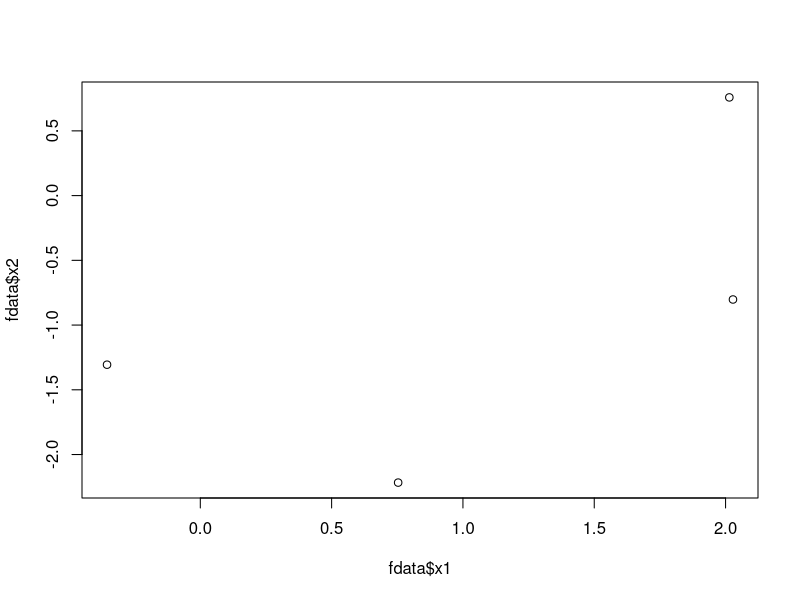
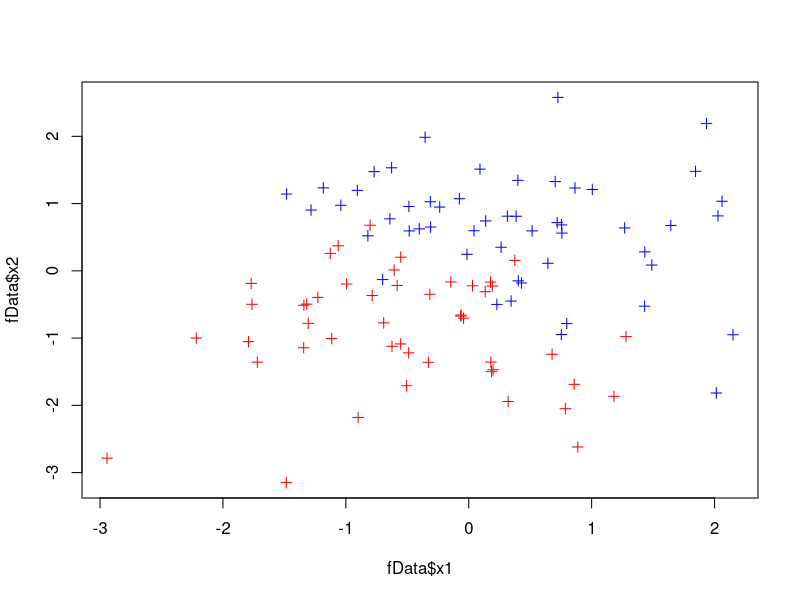
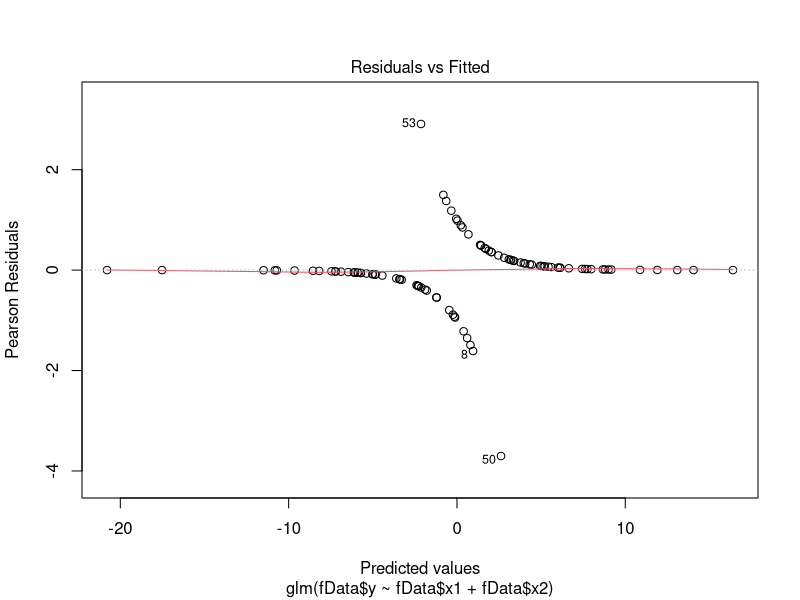
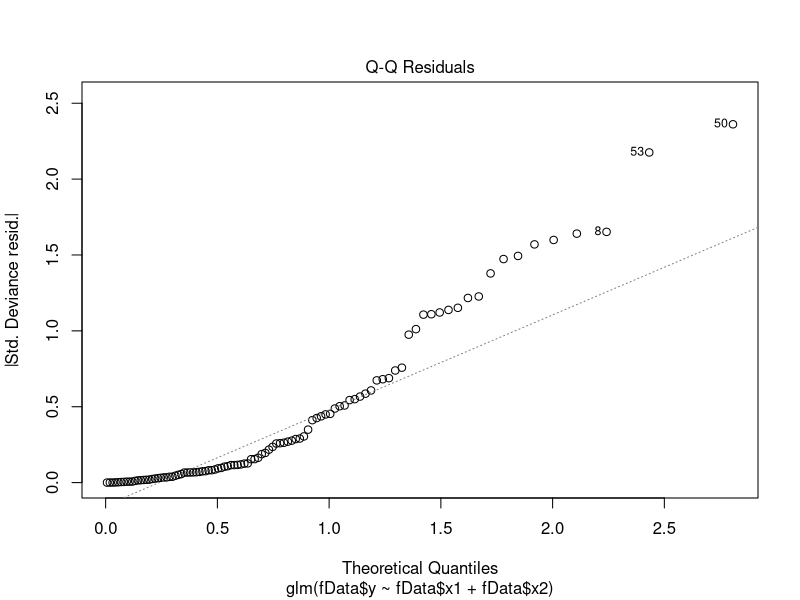
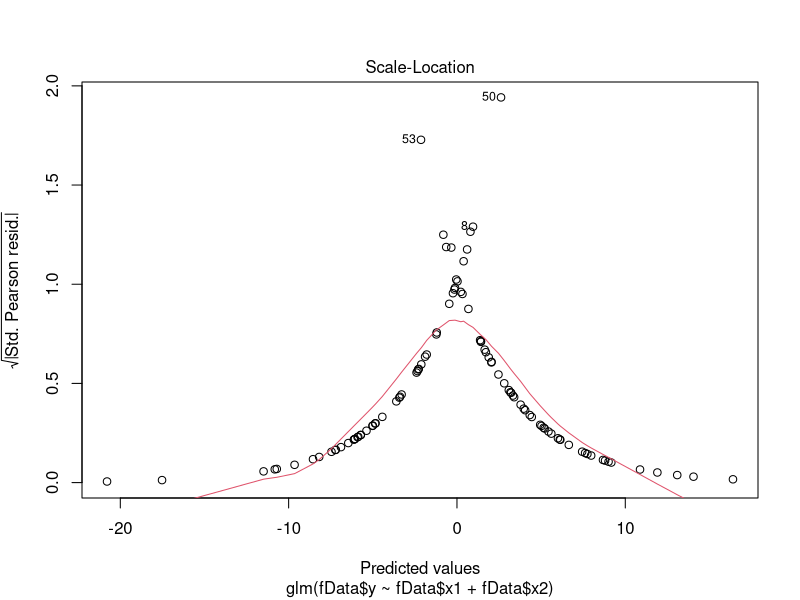
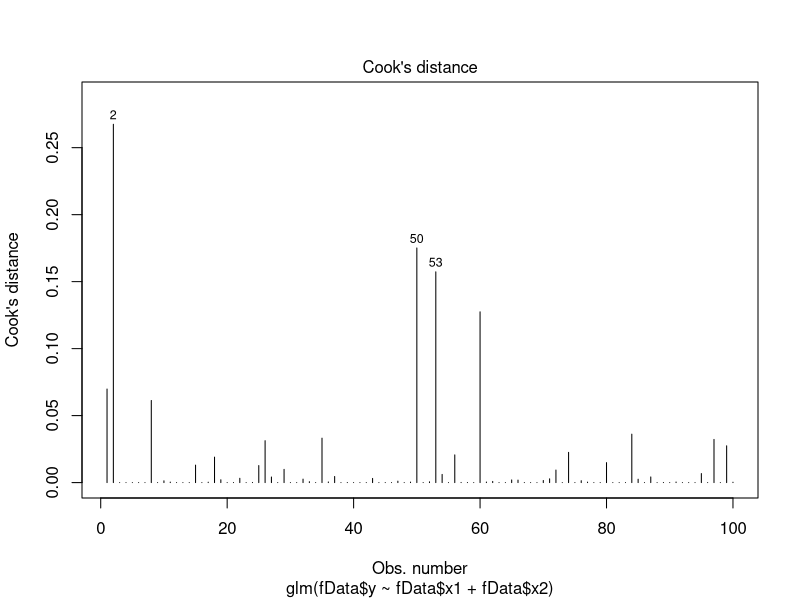
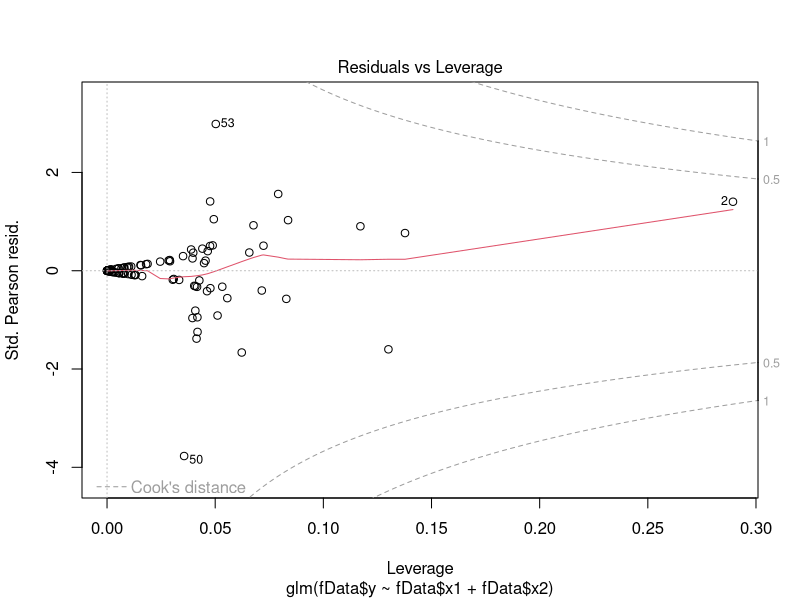
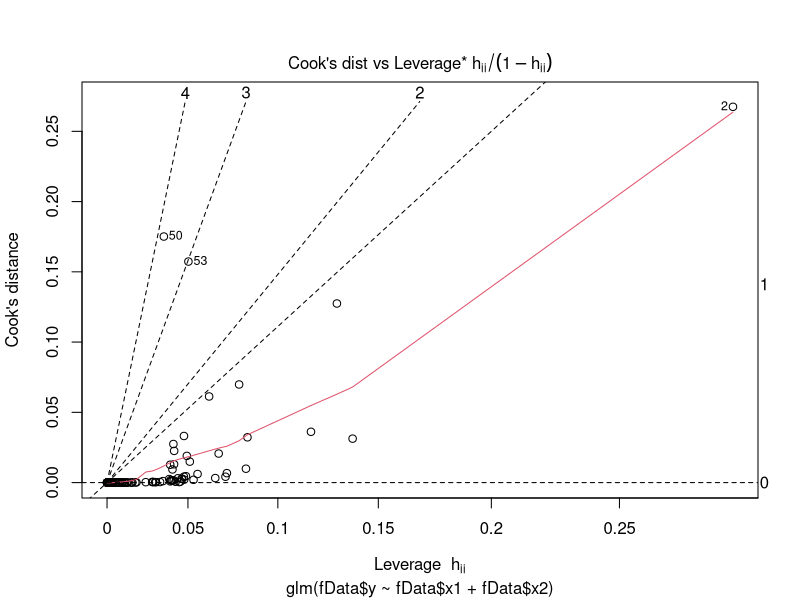

Here is the R script that generated these plots, in order:
#!env python

library(numDeriv)

fakeData <- function (n=1000) {
    set.seed(666)
    x0 = rep(1,n)
    x1 = rnorm(n)
    x2 = rnorm(n)
    z = 1 + 2*x1 + 3*x2
    pr = 1/(1+exp(-z))
    y = rbinom(n,1,pr)
    # convetion : col 0 is y
    df = data.frame(y=y,x0=x0,x1=x1,x2=x2)
    return(list(x0=x0,x1=x1,x2=x2,y=y,z=z,pr=pr,frame=df,d=2,numEchant=n,nomFeauture=2))
}

Q1.SimulezJeu <- function () {
    pdf(file=ifelse(FALSE, "tp04_Q1SimulezJeu.pdf", "tp04_Q1SimulezJeu.pdf"))
    attach(mtcars,warn.conflicts = FALSE)
    fData <- fakeData(100)
    glm.binomial <- glm( fData$y~fData$x1+fData$x2,data=fData$frame,family="binomial")
    color <- fData$y
    color[color==1] <- 'blue'
    color[color==0] <- 'red'
    plot(x=fData$x1, y=fData$x2, pch = 3, type = "p", col=color)
    for (i in 1:6) {
        plot(glm.binomial,which=c(i))
    }
    dev.off()
    return(glm.binomial)
}

glm.binomial <- Q1.SimulezJeu()

#### La regression logistique binaire

randInitTheta <- function (numFeature=2) {
    return(as.matrix(rnorm(numFeature+1),row=1))
}

vectorXmatrix <- function (theta,X) {
    return(unlist(lapply(c(1:nrow(X)),function(n,theta,X){t(theta)%*%X[n,]},theta,X)))
}

logVrai <- function (d, theta) {
    # remove y
    x <- as.matrix(d$frame)[,-1]
    y <- as.matrix(d$y)
    thetaX <- vectorXmatrix(theta,x)
    return(sum(log(exp(thetaX)+1)-y*thetaX))
}

p <- function (theta, x, y = 1) {
    expThetaX <- exp(vectorXmatrix(theta,x))
    if ( y == 1 ) {
        return(expThetaX/(1+expThetaX))
    } else {
        return(1/(1+expThetaX))
    }
}

firstDerivative <- function (theta,x,y) {
    print(vectorXmatrix((y-p(theta,x)),t(x)))
}

computeHessianMtx <- function (theta,x,y) {
    mxv <- function(i,m,y){return(m[i,]*y)}
    print(matrix(unlist(lapply(1:nrow(x),mxv,tcrossprod(x),p(theta,x))),nrow=nrow(x))) ####
    # unlist(lapply(1:nrow(x),mxv,tcrossprod(x),p(theta,x)))
}

basefuns.testcase <- function(){
    # build fake data 
    fdata <- fakeData(4)
    plot(fdata$x1,fdata$x2)

    # random model
    theta <- randInitTheta()
    print(theta)

    # log vraisemblance
    lv <- logVrai(fdata,theta)
    print(sprintf("log vraisemblance : %f",lv))

    x <- matrix(unlist(fdata$frame[,-1]), nrow=fdata$numEchant)
    y <- matrix(unlist(fdata$y))
    # probability
    pRes <- p(theta,x)
    print(fdata$y)
    print(sprintf("y=1 probability : %f", pRes))

    # Compute the first derivative
    firstDerivative(theta,x,y)

    # Compute the Hessian matrix
    computeHessianMtx(theta,x,y)
}

NewtonRaphon <- function (d,eps=1.e-5,maxIter=500) {
    theta <- randInitTheta()
    lvlist <- c()
    # iterate to the convergence
    while ( (length(lvlist)<2 || abs(lvlist[1]-lvlist[2])>eps) && (length(lvlist) < maxIter) ) {
        print(sprintf("iteration number [%d] [%f]", length(lvlist), lvlist[1]))  
        lv <- logVrai(d,theta)
    }
}

basefuns.testcase()

# NewtonRaphon(fakeData(4))
